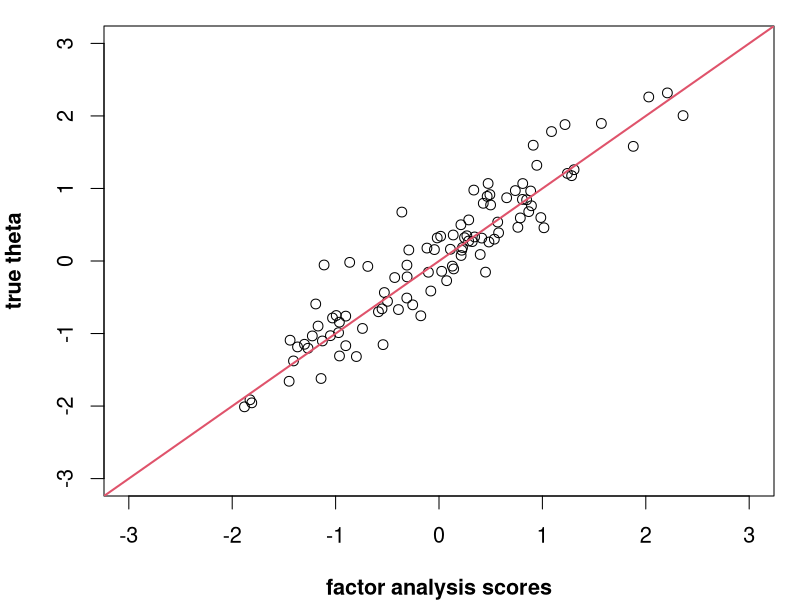
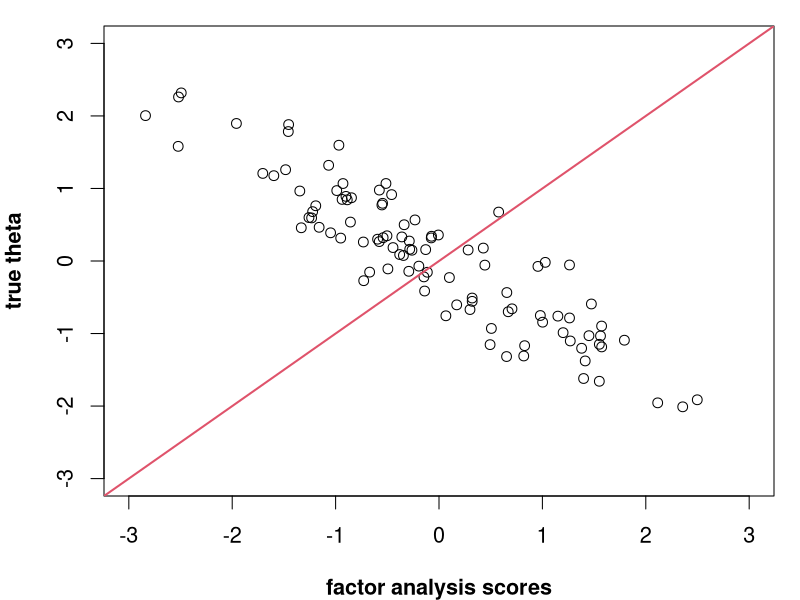
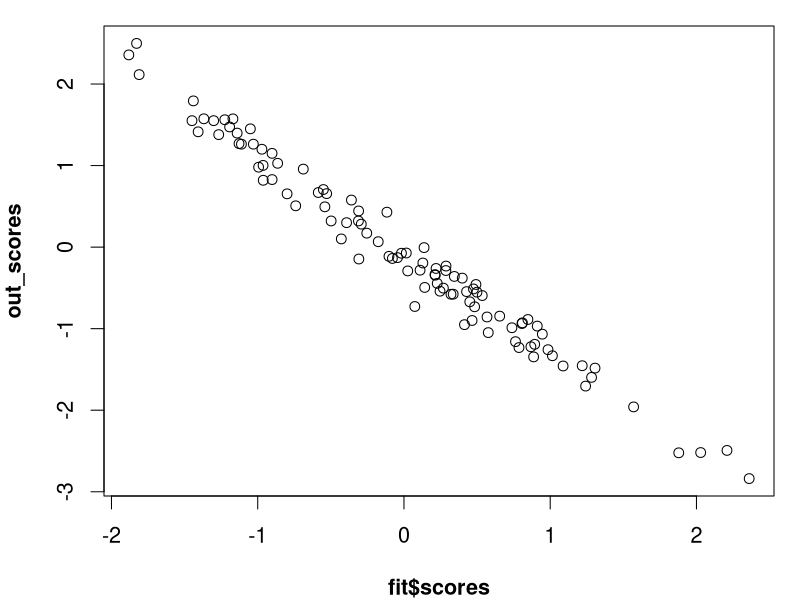
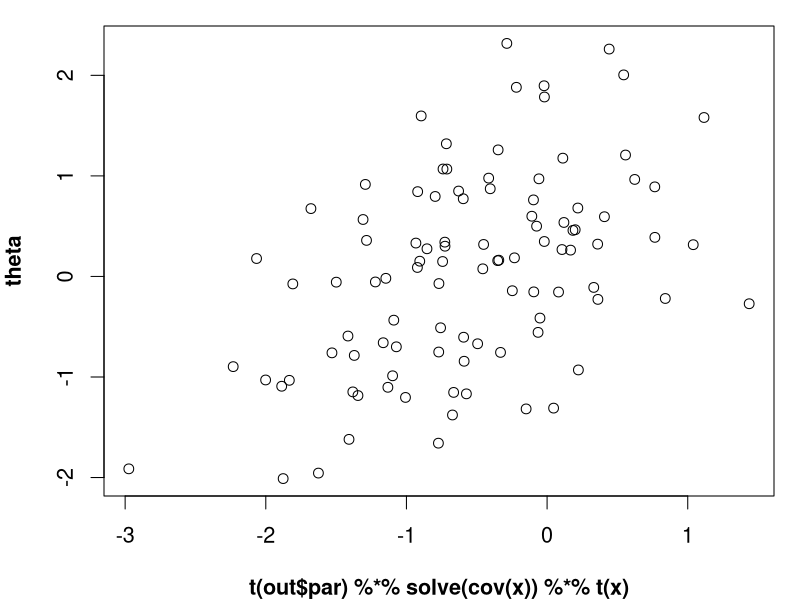
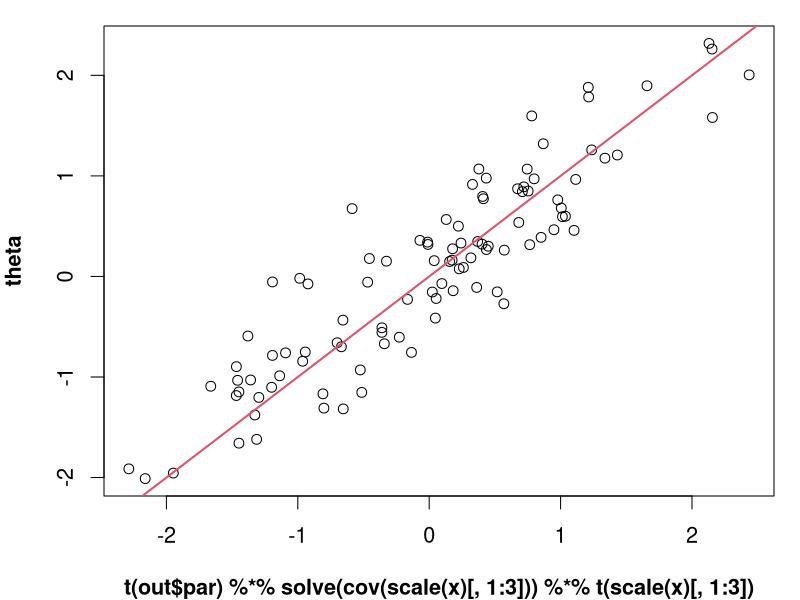

Write the R code that produced these figures, in order.
## R_Demo_factor_analysis.R file
##########################################################################
## INSTRUCTOR: Christopher Fariss
## COURSE NAME: Advanced Computational Methods for Social Media and Textual Data (2F)
## University of Essex Summer School 2021
##
## Date: 2021-07-24
##
## Please e-mail me if you find any errors or have and suggestions (either email is fine)
## e-mail: cjf0006@gmail.com
## e-mail: cjfariss@umich.edu
##########################################################################
## Introduction to tutorial:
##
## For a factor a analysis model, there is a latent trait theta_i.
##
## The subscript i = 1,... ,N indicates multiple units. y_ik is the observed value for item k for unit i.
##
## For each observed item alpha_k and \beta_k are also estimated.
##
## alpha_k continues to act as "difficulty" parameters, or threshold that benchmarks how likely an indicator is to be observed relative to the values of the latent trait.
##
## In this formulation, this is analogous to an intercept in a traditional linear regression model.
##
## beta_k, often referred to as the "discrimination" parameters and is the analogue of a slope coefficient in a linear regression.
##
##########################################################################


rm(list=ls())

## load library
library(MASS) # load library with truehist function


n <- 100
theta <- rnorm(n,0,1)

## set parameters for each item
## alpha (the intercept) is the difficulty parameter or base-line probability of 1
## beta (the slope) is the discrimination parameter or the strength of the relationship
## between the estimated latent trait theta and the individual item

## item 1 is the most difficult and least informative item
alpha1 <- -1.000000
beta1 <- 1.000000

## item 2 is of medium difficulty relative to the two other items
## it is also the same level of informativeness as item1
alpha2 <- 0.000000
beta2 <- 1.000000

## item 3 is the least difficult item but is also the most informative
## these statements are each relative to the other items in the model
alpha3 <- 1.000000
beta3 <- 3.000000

## define k as the number of items
k <- 3

## linear terms of the item specific models f() that link the latent trait to the items
x1 <- alpha1 + beta1 * theta + rnorm(n)
x2 <- alpha2 + beta2 * theta + rnorm(n)
x3 <- alpha3 + beta3 * theta + rnorm(n)


## create matrix of observed items
x <- cbind(x1, x2, x3)

## fit linear factor model
fit <- factanal(x, factor=1, scores="regression")

fit

## plot true latent variable with posterior mean
par(mar=c(4,4,1,1), font=2, font.lab=2, cex=1.3)
plot(fit$scores, theta, xlim=c(-3,3), ylim=c(-3,3), ylab="true theta", xlab="factor analysis scores")
abline(a=0, b=1, col=2, lwd=2)


D <- nrow(x)
parameters_list <- c(c(1,1,1), runif(D,-1,1))

# user defined function passed to optim
factor_analysis_func <- function(par, y, iterate=TRUE){
    
    b <- par[1:3]
    theta <- par[4:length(par)]
    
    theta <- (theta - mean(theta))/sd(theta)
    
    y.hat1 <- b[1]*theta
    y.hat2 <- b[2]*theta
    y.hat3 <- b[3]*theta
    
    #y.hat1 <- (y.hat1-mean(y.hat1))/sd(y.hat1)
    #y.hat2 <- (y.hat2-mean(y.hat2))/sd(y.hat2)
    #y.hat3 <- (y.hat3-mean(y.hat3))/sd(y.hat3)
    
    y[,1] <- (y[,1] - mean(y[,1]))/sd(y[,1])
    y[,2] <- (y[,2] - mean(y[,2]))/sd(y[,2])
    y[,3] <- (y[,3] - mean(y[,3]))/sd(y[,3])
    
    out <- -sum((y[,1]-y.hat1)^2 + (y[,2]-y.hat2)^2 + (y[,3]-y.hat3)^2)
    
    return(out)
}

out <- optim(par = parameters_list, factor_analysis_func, y=x, method="BFGS", control=list(fnscale = -1), hessian = TRUE)
out
names(out)


out_scores <- out$par[4:length(out$par)]

out$par[1:3]

## plot true latent variable with posterior mean
par(mar=c(4,4,1,1), font=2, font.lab=2, cex=1.3)
plot(out_scores, theta, xlim=c(-3,3), ylim=c(-3,3), ylab="true theta", xlab="factor analysis scores")
abline(a=0, b=1, col=2, lwd=2)

cor(fit$scores, out_scores)

plot(fit$scores, out_scores)



# hat f = Λ' Σ^-1 x

cov(x)
cor(x)
solve(cov(x))

loadings <- c(1,1,1)
t(loadings) %*% solve(cov(x)) %*% t(x)

D <- nrow(x)
parameters_list <- c(1,1,1)

# user defined function passed to optim
factor_analysis_func <- function(par, y, iterate=TRUE){
    
    #a <- par[1:3]
    #b <- par[4:6]
    #theta <- par[7:length(par)]
    y[,1] <- (y[,1] - mean(y[,1]))/sd(y[,1])
    y[,2] <- (y[,2] - mean(y[,2]))/sd(y[,2])
    y[,3] <- (y[,3] - mean(y[,3]))/sd(y[,3])
    
    loadings <- par[1:3]
    theta <- t(loadings) %*% solve(cov(y)) %*% t(y)
    
    theta <- (theta - mean(theta))/sd(theta)
    
    y.hat1 <- loadings[1] * theta
    y.hat2 <- loadings[2] * theta
    y.hat3 <- loadings[3] * theta
    
    #y.hat1 <- (y.hat1-mean(y.hat1))/sd(y.hat1)
    #y.hat2 <- (y.hat2-mean(y.hat2))/sd(y.hat2)
    #y.hat3 <- (y.hat3-mean(y.hat3))/sd(y.hat3)
    
    
    
    out <- -sum((y[,1]-y.hat1)^2 + (y[,2]-y.hat2)^2 + (y[,3]-y.hat3)^2)
    
    return(out)
}

out <- optim(par = parameters_list, factor_analysis_func, y=x, method="BFGS", control=list(fnscale = -1), hessian = TRUE)
out
names(out)
out$par

plot(t(out$par) %*% solve(cov(x)) %*% t(x), theta)

plot(t(out$par) %*% solve(cov(scale(x)[,1:3])) %*% t(scale(x)[,1:3]), theta)
abline(a=0, b=1, col=2, lwd=2)
cor(c(t(out$par) %*% solve(cov(scale(x)[,1:3])) %*% t(scale(x)[,1:3])), theta)

cor(fit$scores, theta)

cor(fit$scores, out_scores)
